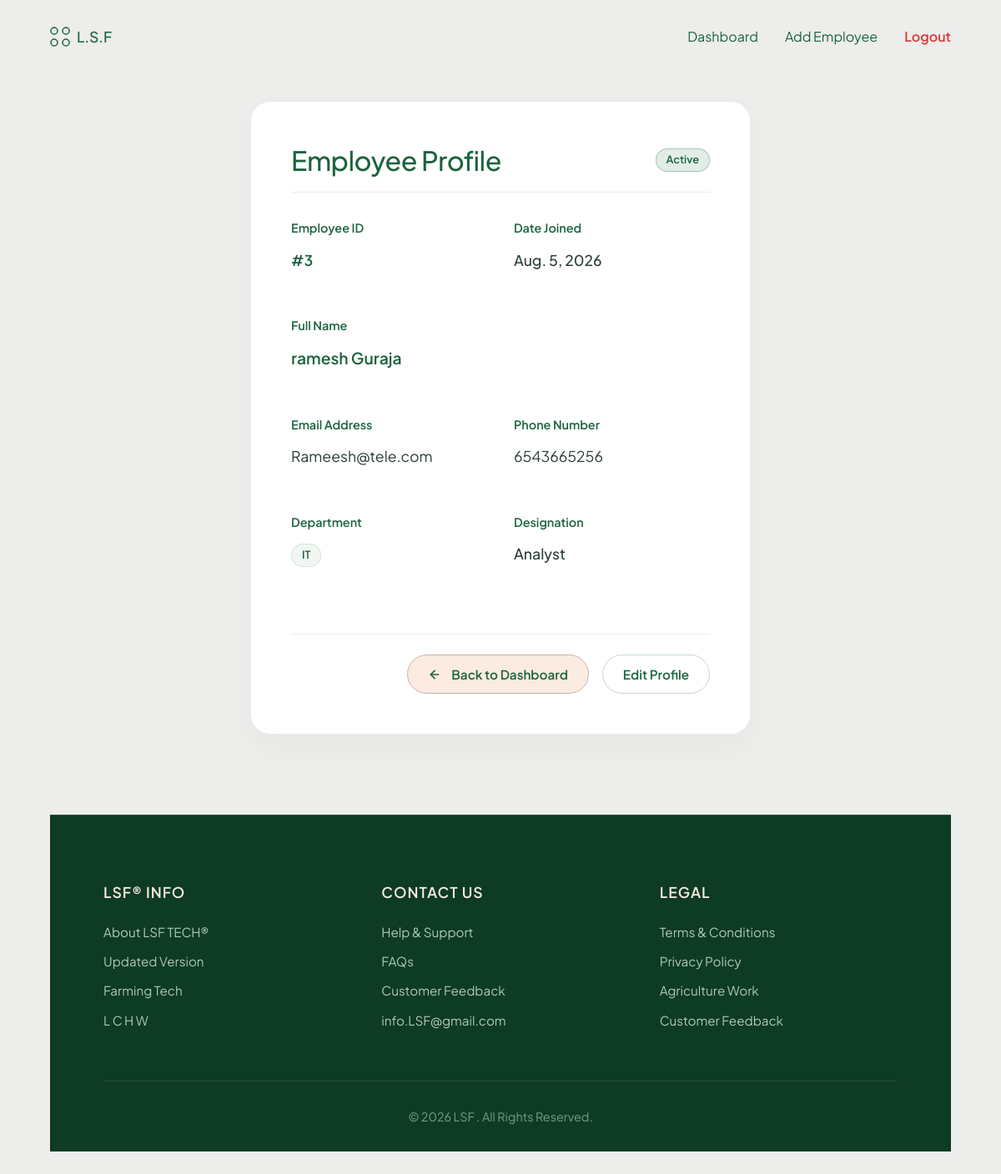
/hrms/employee/view/3/ (signed in), run on the app's committed database.
### ark/models.py (models this page shows, shortened)
class Employee(models.Model):
    first_name = models.CharField(max_length=100)
    last_name = models.CharField(max_length=100)
    email = models.EmailField(unique=True)
    phone = models.CharField(max_length=15)
    designation = models.CharField(max_length=100)
    department = models.CharField(max_length=100)
    date_joined = models.DateField(auto_now_add=True)
    is_active = models.BooleanField(default=True)

### ark/views.py (the view)
# urls.py: path('hrms/employee/view/<int:emp_id>/', view_employee_view, name='view_employee'),
@login_required
def view_employee_view(request, emp_id):
    if not request.user.is_staff:
        return redirect('staff_login')
    employee = get_object_or_404(Employee, id=emp_id)
    return render(request, 'view_employee.html', {'employee': employee})

### templates/view_employee.html
{% extends 'base.html' %}
{% block content %}
<main class="dashboard-container">
    <div class="form-card" style="max-width: 600px;">
        <div style="display: flex; justify-content: space-between; align-items: center; margin-bottom: 2rem; border-bottom: 1px solid rgba(27, 99, 62, 0.1); padding-bottom: 1rem;">
            <h2 style="margin: 0;">Employee Profile</h2>
            {% if employee.is_active %}
                <span class="badge badge-active">Active</span>
            {% else %}
                <span class="badge badge-inactive">Inactive</span>
            {% endif %}
        </div>
        <div class="form-grid" style="row-gap: 1.5rem; column-gap: 2rem;">
            <div class="form-field-group">
                <label class="form-field-label">Employee ID</label>
                <div style="font-size: 1.1rem; font-weight: 600; color: #1b633e; padding: 0.5rem 0;">#{{ employee.id }}</div>
            </div>
            <div class="form-field-group">
                <label class="form-field-label">Date Joined</label>
                <div style="font-size: 1.1rem; font-weight: 500; color: #2c3e35; padding: 0.5rem 0;">{{ employee.date_joined }}</div>
            </div>
            <div class="form-field-group form-span-2">
                <label class="form-field-label">Full Name</label>
                <div style="font-size: 1.2rem; font-weight: 600; color: #1b633e; padding: 0.5rem 0;">{{ employee.first_name }} {{ employee.last_name }}</div>
            </div>
            <div class="form-field-group">
                <label class="form-field-label">Email Address</label>
                <div style="font-size: 1.1rem; color: #2c3e35; padding: 0.5rem 0;">{{ employee.email }}</div>
            </div>
            <div class="form-field-group">
                <label class="form-field-label">Phone Number</label>
                <div style="font-size: 1.1rem; color: #2c3e35; padding: 0.5rem 0;">{{ employee.phone }}</div>
            </div>
            <div class="form-field-group">
                <label class="form-field-label">Department</label>
                <div style="padding: 0.5rem 0;"><span class="badge badge-dept">{{ employee.department }}</span></div>
            </div>
            <div class="form-field-group">
                <label class="form-field-label">Designation</label>
                <div style="font-size: 1.1rem; font-weight: 500; color: #2c3e35; padding: 0.5rem 0;">{{ employee.designation }}</div>
            </div>
        </div>
        <div class="form-actions" style="margin-top: 3rem; border-top: 1px solid rgba(27, 99, 62, 0.1); padding-top: 1.5rem;">
            <a href="{% url 'hrms_dashboard' %}" class="btn-primary" style="text-decoration: none;">
                <svg width="16" height="16" viewBox="0 0 24 24" fill="none" stroke="currentColor" stroke-width="2.5" stroke-linecap="round" stroke-linejoin="round" style="margin-right: 4px;">
                    <line x1="19" y1="12" x2="5" y2="12"></line>
                    <polyline points="12 19 5 12 12 5"></polyline>
                </svg>
                Back to Dashboard
            </a>
            {% if user.is_superuser %}
                <a href="{% url 'edit_employee' employee.id %}" class="btn-secondary" style="text-decoration: none;">
                    Edit Profile
                </a>
            {% endif %}
        </div>
    </div>
</main>
{% endblock %}

### static/assets/css/style.css (style rules this page uses)
* { margin: 0; padding: 0; box-sizing: border-box; }
html { scroll-behavior: smooth; }
body { font-family: 'Plus Jakarta Sans', sans-serif; background-color: #ededeb; color: #1b633e; padding: 2rem clamp(1rem, 5vw, 4rem); line-height: 1.4; }
.form-field-group { margin-bottom: 1.5rem; }
.form-field-label { display: block; font-size: 0.9rem; font-weight: 600; color: #1b633e; margin-bottom: 0.5rem; }
.dashboard-container { max-width: 1280px; margin: 0 auto 3rem auto; padding: 0; }
.btn-primary { display: inline-flex; align-items: center; gap: 0.5rem; text-decoration: none; color: #1b633e; background-color: #fcebe1; padding: 0.75rem 1.5rem; border-radius: 50px; font-size: 0.95rem; font-weight: 600; border: 1px solid #c2b5ae; cursor: pointer; transition: all 0.3s cubic-bezier(0.16, 1, 0.3, 1); }
.btn-secondary { display: inline-flex; align-items: center; gap: 0.5rem; text-decoration: none; color: #1b633e; background-color: transparent; padding: 0.75rem 1.5rem; border-radius: 50px; font-size: 0.95rem; font-weight: 600; border: 1px solid rgba(27, 99, 62, 0.25); cursor: pointer; transition: all 0.3s cubic-bezier(0.16, 1, 0.3, 1); }
.badge { display: inline-block; padding: 0.25rem 0.75rem; border-radius: 50px; font-size: 0.8rem; font-weight: 600; text-transform: capitalize; }
.badge-dept { background-color: rgba(27, 99, 62, 0.06); color: #1b633e; border: 1px solid rgba(27, 99, 62, 0.12); }
.badge-active { background-color: #e2ede8; color: #1b633e; border: 1px solid rgba(27, 99, 62, 0.3); }
.form-card { max-width: 650px; margin: 2rem auto 4rem auto; background-color: #ffffff; padding: 3rem; border-radius: 24px; border: 1px solid rgba(27, 99, 62, 0.1); box-shadow: 0 15px 35px rgba(27, 99, 62, 0.03); }
.form-card h2 { font-size: 2rem; font-weight: 500; margin-bottom: 0.5rem; color: #1b633e; letter-spacing: -0.5px; }
.form-grid { display: grid; grid-template-columns: 1fr 1fr; gap: 1.5rem; margin-bottom: 2rem; }
.form-span-2 { grid-column: span 2; }
.form-actions { display: flex; justify-content: flex-end; gap: 1rem; margin-top: 2rem; }

### data on the page
Employee: id "3", date_joined "Aug. 5, 2026", first_name "ramesh", last_name "Guraja", email "Rameesh@tele.com", phone "6543665256", department "IT", designation "Analyst"
